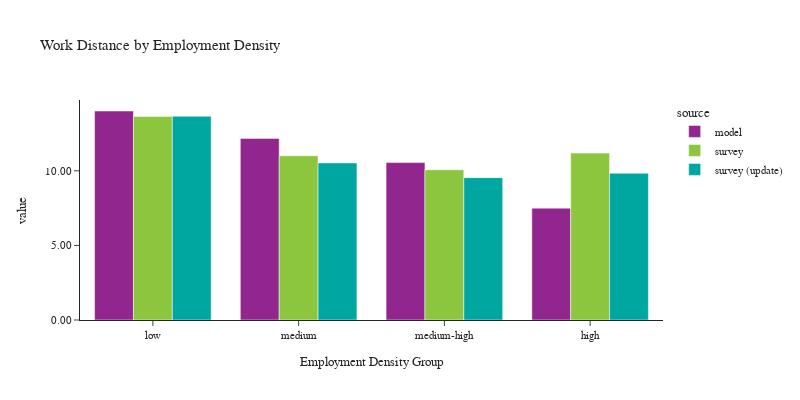

Notebook source saved alongside this figure:
### Code cell
plot_work_location(df_workers, 'emp_density_group', 'Employment Density', 'Employment Density Group')

### Figure 1 — Plotly figure (JSON) as saved in the notebook; plotly's stock layout.template omitted (floating-point values rounded to 4 significant figures)
{"data": [{"alignmentgroup": "True", "customdata": [[580401], [584592], [552477], [505598]], "hovertemplate": "source=model<br>emp_density_group=%{x}<br>value=%{y}<br>sample count=%{customdata[0]}<extra></extra>", "legendgroup": "model", "marker": {"color": "#91268F", "pattern": {"shape": ""}}, "name": "model", "offsetgroup": "model", "orientation": "v", "showlegend": true, "textposition": "auto", "type": "bar", "x": ["low", "medium", "medium-high", "high"], "xaxis": "x", "y": [14.01, 12.17, 10.55, 7.499], "yaxis": "y"}, {"alignmentgroup": "True", "customdata": [[903], [750], [631], [408]], "hovertemplate": "source=survey<br>emp_density_group=%{x}<br>value=%{y}<br>sample count=%{customdata[0]}<extra></extra>", "legendgroup": "survey", "marker": {"color": "#8CC63E", "pattern": {"shape": ""}}, "name": "survey", "offsetgroup": "survey", "orientation": "v", "showlegend": true, "textposition": "auto", "type": "bar", "x": ["low", "medium", "medium-high", "high"], "xaxis": "x", "y": [13.64, 11.01, 10.07, 11.19], "yaxis": "y"}, {"alignmentgroup": "True", "customdata": [[938], [791], [664], [429]], "hovertemplate": "source=survey (update)<br>emp_density_group=%{x}<br>value=%{y}<br>sample count=%{customdata[0]}<extra></extra>", "legendgroup": "survey (update)", "marker": {"color": "#00A7A0", "pattern": {"shape": ""}}, "name": "survey (update)", "offsetgroup": "survey (update)", "orientation": "v", "showlegend": true, "textposition": "auto", "type": "bar", "x": ["low", "medium", "medium-high", "high"], "xaxis": "x", "y": [13.66, 10.53, 9.543, 9.839], "yaxis": "y"}], "layout": {"barmode": "group", "font": {"size": 11}, "height": 400, "legend": {"title": {"text": "source"}, "tracegroupgap": 0}, "title": {"text": "Work Distance by Employment Density"}, "width": 800, "xaxis": {"anchor": "y", "domain": [0.0, 1.0], "title": {"text": "Employment Density Group"}}, "yaxis": {"anchor": "x", "domain": [0.0, 1.0], "tickformat": ".2f", "title": {"text": "value"}}}}
